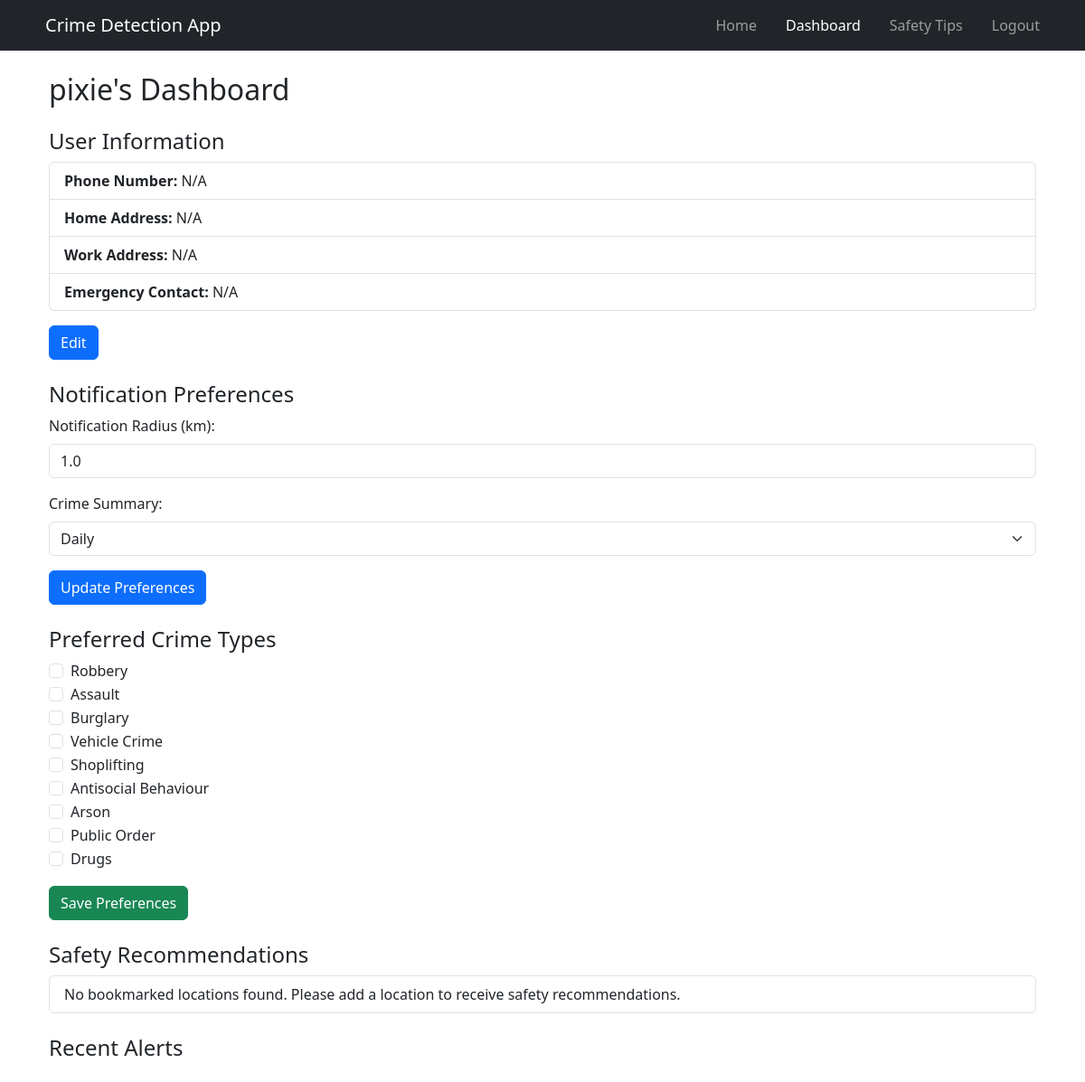
The page /dashboard (signed in) on the database its author committed.
### app/models.py (models this page shows, shortened)
class User(UserMixin, db.Model):
    id = db.Column(db.Integer, primary_key=True)
    username = db.Column(db.String(150), nullable=False, unique=True)
    email = db.Column(db.String(150), nullable=False, unique=True)
    password = db.Column(db.String(150), nullable=False)
    phone_number = db.Column(db.String(20))
    home_address = db.Column(db.String(255))
    work_address = db.Column(db.String(255))
    emergency_contact = db.Column(db.String(150))
    bookmarked_locations = db.Column(db.String(500))  # Can store multiple locations as a string
    notification_radius = db.Column(db.Float, default=1.0)  # Radius in km
    crime_preferences = db.Column(db.String(500), nullable=True, default="")  # Default value is an empty string

### app/views.py (the view)
@views.route('/dashboard')
@login_required
def dashboard():
    crime_preferences = current_user.crime_preferences or ""  # Default to an empty string
    recommendations = get_safety_recommendations(current_user)
    return render_template(
        'dashboard.html',
        user=current_user,
        recommendations=recommendations,
    )

### app/views.py (called while the page is built, shortened)
def get_safety_recommendations(user):
    if not user.bookmarked_locations:
        return ["No bookmarked locations found. Please add a location to receive safety recommendations."]

### app/templates/dashboard.html (shortened to what this page needs)
{% extends "base.html" %}
{% block content %}
<div class="container">
    <h2 class="my-4">{{ user.username }}'s Dashboard</h2>
    <div id="user-info" class="mb-4">
        <h4>User Information</h4>
        <ul class="list-group">
            <li class="list-group-item"><strong>Phone Number:</strong> {{ user.phone_number or 'N/A' }}</li>
            <li class="list-group-item"><strong>Home Address:</strong> {{ user.home_address or 'N/A' }}</li>
            <li class="list-group-item"><strong>Work Address:</strong> {{ user.work_address or 'N/A' }}</li>
            <li class="list-group-item"><strong>Emergency Contact:</strong> {{ user.emergency_contact or 'N/A' }}</li>
        </ul>
        <button id="edit-btn" class="btn btn-primary mt-3">Edit</button>
    </div>
    <form method="POST" action="{{ url_for('views.update_preferences') }}" class="mb-4">
        <h4>Notification Preferences</h4>
        <div class="mb-3">
            <label for="radius" class="form-label">Notification Radius (km):</label>
            <input type="number" class="form-control" id="radius" name="radius" step="0.1" value="{{ user.notification_radius }}">
        </div>
        <div class="mb-3">
            <label for="summary" class="form-label">Crime Summary:</label>
            <select id="summary" name="summary" class="form-select">
                <option value="daily" {% if user.summary_preference == 'daily' %}selected{% endif %}>Daily</option>
            </select>
        </div>
        <button type="submit" class="btn btn-primary">Update Preferences</button>
    </form>
    <form id="crime-preferences-form" method="POST" action="{{ url_for('views.update_preferences') }}" class="mb-4">
        <h4>Preferred Crime Types</h4>
        {% set crime_types = [
            "Robbery", "Assault", "Burglary", "Vehicle Crime", "Shoplifting",
            "Antisocial Behaviour", "Arson", "Public Order", "Drugs"
        ] %}
        {% for crime in crime_types %}
        <div class="form-check">
            <input class="form-check-input" type="checkbox" name="crime_preferences" value="{{ crime }}" id="crime-{{ crime|lower|replace(' ', '-') }}"
                   {% if user.crime_preferences and crime in user.crime_preferences %}checked{% endif %}>
            <label class="form-check-label" for="crime-{{ crime|lower|replace(' ', '-') }}">{{ crime }}</label>
        </div>
        {% endfor %}
        <button type="submit" class="btn btn-success mt-3">Save Preferences</button>
    </form>
    <div id="safety-recommendations" class="mb-4">
        <h4>Safety Recommendations</h4>
        <ul class="list-group">
            {% for recommendation in recommendations %}
                <li class="list-group-item">{{ recommendation }}</li>
            {% endfor %}
        </ul>
    </div>
    <div id="alert-container" class="mb-4">
        <h4>Recent Alerts</h4>
    </div>
</div>
{% endblock %}

### app/templates/base.html (shortened to what this page needs)
<!DOCTYPE html>
<html lang="en">
    <head>
        <link href="https://cdn.jsdelivr.net/npm/bootstrap@5.3.0/dist/css/bootstrap.min.css" rel="stylesheet">
        <link rel="stylesheet" href="https://unpkg.com/leaflet@1.7.1/dist/leaflet.css" />
        <link rel="stylesheet" href="https://unpkg.com/leaflet-control-geocoder/dist/Control.Geocoder.css" />
        <link rel="stylesheet" href="{{ url_for('static', filename='styles.css') }}">
    </head>
<body>
    <nav class="navbar navbar-expand-lg navbar-dark bg-dark">
        <div class="container">
            <a class="navbar-brand" href="{{ url_for('views.home') }}">Crime Detection App</a>
            <div class="collapse navbar-collapse" id="navbarNav">
                <ul class="navbar-nav ms-auto">
                    {% if user and user.is_authenticated %}
                        <li class="nav-item">
                            <a class="nav-link {% if request.endpoint == 'views.home' %}active{% endif %}" href="{{ url_for('views.home') }}">Home</a>
                        </li>
                        <li class="nav-item">
                            <a class="nav-link {% if request.endpoint == 'views.dashboard' %}active{% endif %}" href="{{ url_for('views.dashboard') }}">Dashboard</a>
                        </li>
                        <li class="nav-item">
                            <a class="nav-link {% if request.endpoint == 'views.safety_tips' %}active{% endif %}" href="{{ url_for('views.safety_tips') }}">Safety Tips</a>
                        </li>
                        <li class="nav-item">
                            <a class="nav-link" href="{{ url_for('auth.logout') }}">Logout</a>
                        </li>
                    {% endif %}
                </ul>
            </div>
        </div>
    </nav>
    <main class="container my-4">
        {% block content %}{% endblock %}
    </main>
</body>
</html>

### app/static/styles.css (style rules this page uses)
nav { display: flex; justify-content: space-around; background-color: #333; padding: 1rem; }
nav ul { list-style: none; display: flex; gap: 1rem; }
nav a { color: white; text-decoration: none; padding: 0.5rem; border-radius: 5px; }

### rows shown on the page
User: username "pixie", phone_number "N/A", home_address "N/A", work_address "N/A", emergency_contact "N/A", radius "1.0"

### other values the page prints
{{ crime }} "Robbery" "Assault" "Burglary" "Vehicle Crime" "Shoplifting" "Antisocial Behaviour" "Arson" "Public Order" "Drugs"
{{ recommendation }} "No bookmarked locations found. Please add a location to receive safety recommendations."
